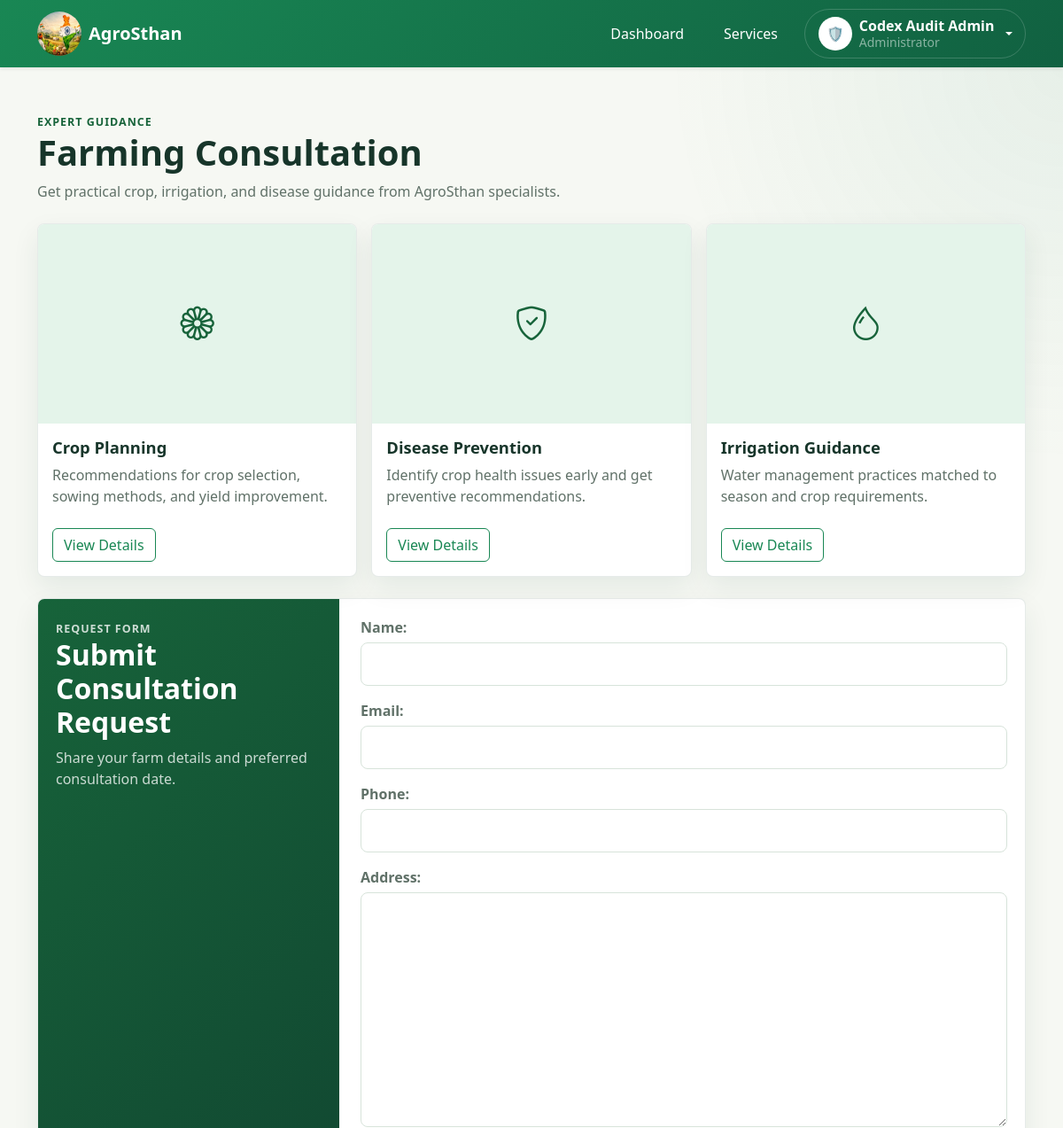
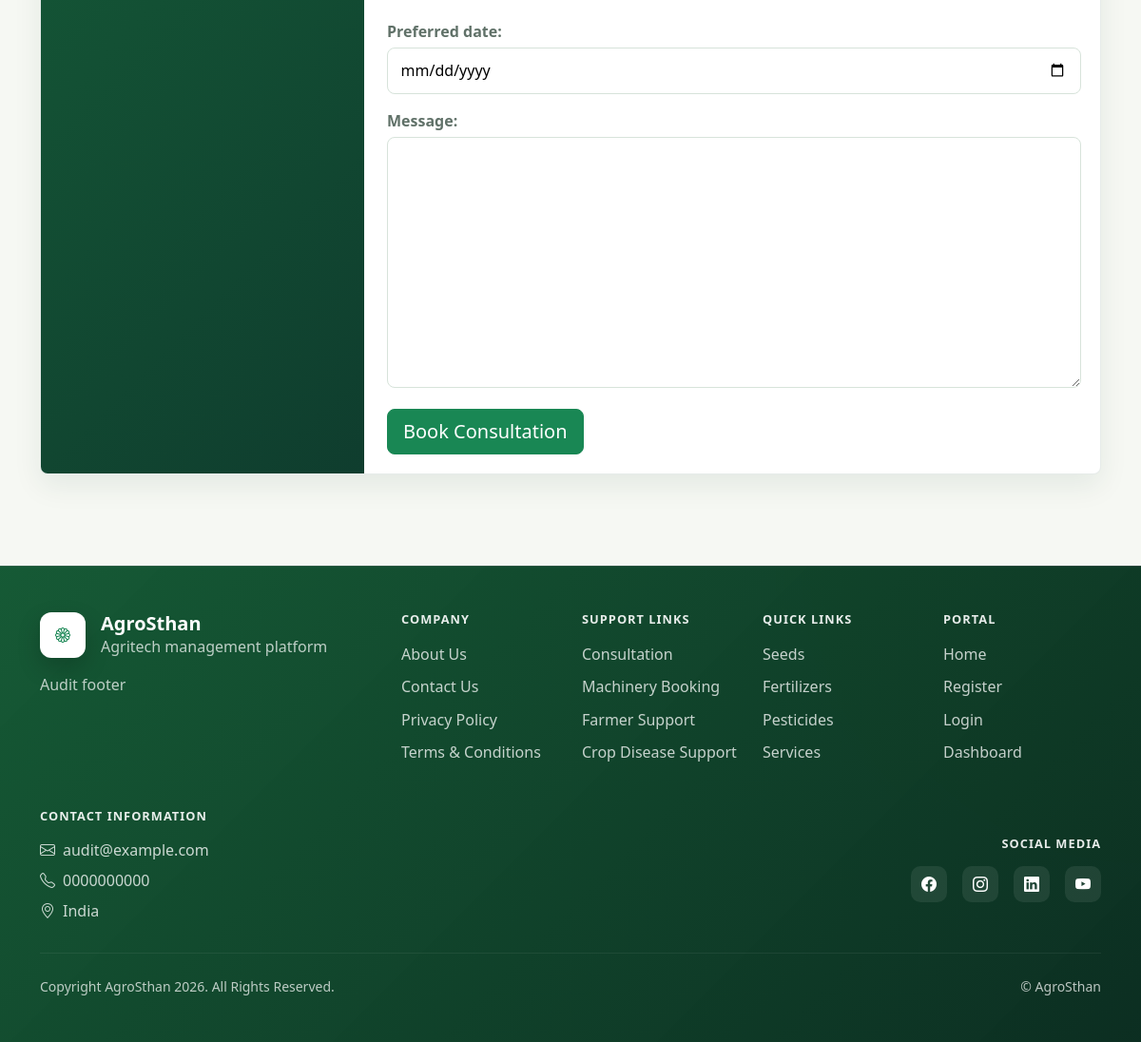
The page /consultation/ (signed in) on the database its author committed (2 pictures, top to bottom).
### accounts/models.py (models this page shows, shortened)
class SiteSettings(models.Model):
    site_name = models.CharField(max_length=100)
    logo = models.ImageField(
        upload_to="site_logo/",
        blank=True,
        null=True
    )
    hero_background = models.ImageField(
        upload_to="hero_background/",
        blank=True,
        null=True
    )
    mobile_hero_background = models.ImageField(
        upload_to="hero_background/mobile/",
        blank=True,
        null=True
    )
    hero_video = models.FileField(
        upload_to="hero_videos/",
        blank=True,
        null=True
    )

class AdminProfile(models.Model):
    ROLE_ADMIN = 'admin'
    ROLE_SUPER_ADMIN = 'super_admin'
    ROLE_CHOICES = (
        (ROLE_ADMIN, 'Admin'),
        (ROLE_SUPER_ADMIN, 'Super Admin'),
    )
    user = models.OneToOneField('auth.User', on_delete=models.CASCADE, related_name='agritech_profile')
    full_name = models.CharField(max_length=150)
    phone_number = models.CharField(max_length=20)
    profile_photo = models.ImageField(upload_to='admin_profiles/', blank=True, null=True)
    role = models.CharField(max_length=20, choices=ROLE_CHOICES, default=ROLE_ADMIN)
    email_verified = models.BooleanField(default=False)
    phone_verified = models.BooleanField(default=False)
    created_at = models.DateTimeField(auto_now_add=True)
    class Meta:
        ordering = ['-created_at']

class FooterSettings(models.Model):
    company_description = models.TextField()
    address = models.TextField()
    phone = models.CharField(
        max_length=20
    )
    email = models.EmailField()
    facebook = models.URLField(
        blank=True,
        null=True
    )
    instagram = models.URLField(
        blank=True,
        null=True
    )
    youtube = models.URLField(
        blank=True,
        null=True
    )
    linkedin = models.URLField(
        blank=True,
        null=True
    )
    copyright_text = models.CharField(
        max_length=200,
        default="© AgroSthan"
    )

### consultation/models.py (models this page shows, shortened)
class ConsultationTopic(models.Model):
    title = models.CharField(max_length=160)
    slug = models.SlugField(unique=True, blank=True)
    icon = models.CharField(max_length=80, default='bi bi-person-video3')
    category = models.CharField(max_length=120, blank=True)
    short_summary = models.TextField()
    detailed_description = models.TextField()
    image = models.ImageField(
        upload_to='consultation_topics/',
        blank=True,
        null=True
    )
    hero_image = models.ImageField(
        upload_to='consultation_topics/hero/',
        blank=True,
        null=True
    )
    benefits = models.TextField(
        help_text='Enter one benefit per line',
        blank=True
    )
    use_cases = models.TextField(
        help_text='Enter one use case per line',
        blank=True
    )
    guidance_steps = models.TextField(
        help_text='Enter one process/guidance step per line',
        blank=True
    )
    display_order = models.PositiveIntegerField(default=0)
    is_active = models.BooleanField(default=True)
    created_at = models.DateTimeField(auto_now_add=True)
    class Meta:
        ordering = ['display_order', 'title']

### agritech/utils.py (the view)
    def wrapper(request, *args, **kwargs):
        if not request.session.get('farmer_id'):
            messages.warning(
                request,
                "Please login or register first to use this feature."
            )
            return redirect('login')
        return view_func(
            request,
            *args,
            **kwargs
        )

### templates/consultation/consultation.html (shortened to what this page needs)
{% extends 'base.html' %}
{% block content %}
<div class="consult-page">
    <div class="container py-4 py-lg-5">
        <section class="consult-hero mb-4">
            <span>Expert Guidance</span>
            <h1>Farming Consultation</h1>
            <p>Get practical crop, irrigation, and disease guidance from AgroSthan specialists.</p>
        </section>
        <div class="feature-grid mb-4">
            {% for topic in consultation_topics %}
                <article class="feature-card">
                    {% if topic.image %}
                        <img src="{{ topic.image.url }}" alt="{{ topic.title }}">
                    {% else %}
                        <div class="feature-icon"><i class="{{ topic.icon }}"></i></div>
                    {% endif %}
                    <div class="feature-body">
                        <h2>{{ topic.title }}</h2>
                        <p>{{ topic.short_summary }}</p>
                        <a href="{% url 'consultation_detail' topic.slug %}" class="btn btn-outline-success">View Details</a>
                    </div>
                </article>
            {% empty %}
                <div class="feature-empty">
                    <i class="bi bi-person-video3"></i>
                    <h2>No consultation topics available</h2>
                    <p>Please check again later.</p>
                </div>
            {% endfor %}
        </div>
        <section class="consult-form-panel" id="consultation-request">
            <div class="form-copy">
                <span>Request Form</span>
                <h2>Submit Consultation Request</h2>
                <p>Share your farm details and preferred consultation date.</p>
            </div>
            <div class="form-body">
                <form method="POST" class="styled-form">
                    {{ form.as_p }}
                    <button type="submit" class="btn btn-success btn-lg">Book Consultation</button>
                </form>
            </div>
        </section>
    </div>
</div>
{% endblock %}

### templates/base.html (shortened to what this page needs)
{% load static %}
<!DOCTYPE html>
<html>
<head>
    <link href="https://cdn.jsdelivr.net/npm/bootstrap@5.3.3/dist/css/bootstrap.min.css" rel="stylesheet">
    <link rel="stylesheet"
          href="https://cdn.jsdelivr.net/npm/bootstrap-icons@1.11.3/font/bootstrap-icons.min.css">
    <link rel="stylesheet"
          href="{% static 'css/style.css' %}">
    <link rel="stylesheet"
          href="https://cdnjs.cloudflare.com/ajax/libs/cropperjs/1.6.2/cropper.min.css">
</head>
<body>
    <nav class="navbar navbar-expand-lg navbar-dark bg-success shadow-sm main-navbar fixed-top">
    <div class="container">
        <a class="navbar-brand d-flex align-items-center" href="/">
    {% if site_settings and site_settings.logo %}
        <img
            src="{{ site_settings.logo.url }}"
            alt="Logo"
            width="50"
            height="50"
            class="rounded-circle me-2"
            style="object-fit:cover;">
    {% else %}
        <img
            src="{% static 'images/logo.jpeg' %}"
            alt="Logo"
            width="50"
            height="50"
            class="rounded-circle me-2">
    {% endif %}
    <strong>
        {% if site_settings %}
            {{ site_settings.site_name }}
        {% else %}
            AgriTech
        {% endif %}
    </strong>
</a>
<div class="collapse navbar-collapse" id="navbarContent">
    <ul class="navbar-nav ms-auto align-items-lg-center gap-lg-2 flex-wrap">
            {% if current_role == 'admin' %}
                <li class="nav-item me-2">
                    <a class="nav-link text-white nav-soft" href="{% url 'admin_dashboard' %}">Dashboard</a>
                </li>
                <li class="nav-item me-2">
                    <a class="nav-link text-white nav-soft" href="{% url 'services' %}">Services</a>
                </li>
                <li class="nav-item dropdown profile-dropdown">
                    <a class="nav-link dropdown-toggle d-flex align-items-center gap-2 nav-soft" href="#" role="button" data-bs-toggle="dropdown" aria-expanded="false">
                        {% if current_user_photo %}
                            <img src="{{ current_user_photo }}" class="rounded-circle profile-avatar" alt="Admin photo">
                        {% else %}
                            <span class="rounded-circle bg-white text-success d-inline-flex align-items-center justify-content-center profile-avatar">🛡️</span>
                        {% endif %}
                        <span class="d-flex flex-column text-start lh-sm">
                            <span class="fw-semibold text-white">{{ current_user_name|default:'Admin' }}</span>
                            <small class="text-white-50">Administrator</small>
                        </span>
                    </a>
                </li>
            {% endif %}
        </ul>
    </div>
    </div>
</nav>
{% block content %}
{% endblock %}
{% include 'includes/global_footer.html' %}
</body>
</html>

### templates/includes/global_footer.html (shortened to what this page needs)
{% load static %}
<footer class="global-footer text-white">
    <div class="container py-5">
        <div class="row g-4 align-items-start">
            <div class="col-lg-4 col-md-6">
                <div class="mb-3 d-flex align-items-center gap-3">
                    {% if site_settings and site_settings.logo %}
                        <img src="{{ site_settings.logo.url }}" alt="Logo" width="48" height="48" class="footer-logo">
                    {% else %}
                        <div class="footer-logo d-inline-flex align-items-center justify-content-center text-success bg-white">
                            <i class="bi bi-flower1"></i>
                        </div>
                    {% endif %}
                    <div>
                        <h5 class="mb-0 fw-bold">{{ site_settings.site_name|default:'AgroSthan' }}</h5>
                        <div class="footer-kicker">Agritech management platform</div>
                    </div>
                </div>
                <p class="footer-copy mb-0">{{ footer_settings.company_description|default:'A trusted digital platform for farmers, agriculture doctors, consultants, and agribusiness operations.' }}</p>
            </div>
            <div class="col-lg-2 col-md-6">
                <h6 class="footer-title">Company</h6>
                <ul class="list-unstyled footer-links">
                    <li><a href="{% url 'about' %}">About Us</a></li>
                    <li><a href="{% url 'contact' %}">Contact Us</a></li>
                    <li><a href="#">Privacy Policy</a></li>
                    <li><a href="#">Terms &amp; Conditions</a></li>
                </ul>
            </div>
            <div class="col-lg-2 col-md-6">
                <h6 class="footer-title">Support Links</h6>
                <ul class="list-unstyled footer-links">
                    <li><a href="{% url 'consultation' %}">Consultation</a></li>
                    <li><a href="{% url 'tractor_booking' %}">Machinery Booking</a></li>
                    <li><a href="{% url 'farmer_support' %}">Farmer Support</a></li>
                    <li><a href="{% url 'farmer_support' %}">Crop Disease Support</a></li>
                </ul>
            </div>
            <div class="col-lg-2 col-md-6">
                <h6 class="footer-title">Quick Links</h6>
                <ul class="list-unstyled footer-links">
                    <li><a href="{% url 'products' %}">Seeds</a></li>
                    <li><a href="{% url 'products' %}">Fertilizers</a></li>
                    <li><a href="{% url 'products' %}">Pesticides</a></li>
                    <li><a href="{% url 'services' %}">Services</a></li>
                </ul>
            </div>
            <div class="col-lg-2 col-md-6">
                <h6 class="footer-title">Portal</h6>
                <ul class="list-unstyled footer-links">
                    <li><a href="{% url 'home' %}">Home</a></li>
                    <li><a href="{% url 'choose_role' %}">Register</a></li>
                    <li><a href="{% url 'login' %}">Login</a></li>
                    <li><a href="{% url 'dashboard' %}">Dashboard</a></li>
                </ul>
            </div>
        </div>
        <div class="row g-4 mt-2 align-items-center">
            <div class="col-lg-6">
                <h6 class="footer-title">Contact Information</h6>
                <div class="footer-contact">
                    <div><i class="bi bi-envelope me-2"></i>{{ footer_settings.email|default:'contact@agrosthan.com' }}</div>
                    <div><i class="bi bi-telephone me-2"></i>{{ footer_settings.phone|default:'+91 00000 00000' }}</div>
                    <div><i class="bi bi-geo-alt me-2"></i>{{ footer_settings.address|default:'India' }}</div>
                </div>
            </div>
            <div class="col-lg-6 text-lg-end">
                <h6 class="footer-title">Social Media</h6>
                <div class="d-flex gap-3 justify-content-lg-end footer-socials">
                    <a href="{{ footer_settings.facebook|default:'#' }}" aria-label="Facebook"><i class="bi bi-facebook"></i></a>
                    <a href="{{ footer_settings.instagram|default:'#' }}" aria-label="Instagram"><i class="bi bi-instagram"></i></a>
                    <a href="{{ footer_settings.linkedin|default:'#' }}" aria-label="LinkedIn"><i class="bi bi-linkedin"></i></a>
                    <a href="{{ footer_settings.youtube|default:'#' }}" aria-label="YouTube"><i class="bi bi-youtube"></i></a>
                </div>
            </div>
        </div>
        <hr class="border-white border-opacity-25 my-4">
        <div class="d-flex flex-column flex-md-row justify-content-between align-items-center gap-2 small footer-copy">
            <div>Copyright AgroSthan 2026. All Rights Reserved.</div>
            <div>{{ footer_settings.copyright_text|default:'AgroSthan' }}</div>
        </div>
    </div>
</footer>

### rows shown on the page
SiteSettings: site_name "AgroSthan"
AdminProfile: full_name "Codex Audit Admin"
ConsultationTopic: title "Crop Planning", short_summary "Recommendations for crop selection, sowing methods, and yield improvement."
ConsultationTopic: title "Disease Prevention", short_summary "Identify crop health issues early and get preventive recommendations."
ConsultationTopic: title "Irrigation Guidance", short_summary "Water management practices matched to season and crop requirements."
FooterSettings: company_description "Audit footer", email "audit@example.com", phone "0000000000", address "India", copyright_text "© AgroSthan"
